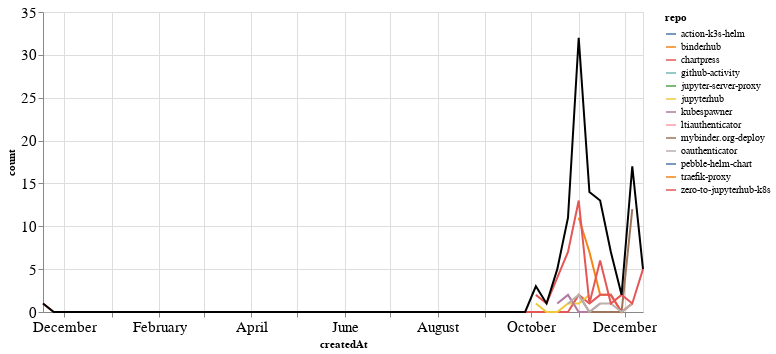

Notebook code cell kept with this figure:
### Markdown cell above
### PRs

### Code cell
prs_time = prs.groupby('repo').resample('W', on='createdAt').count()['author'].reset_index()
prs_time = prs_time.rename(columns={'author': 'count'})
prs_time_total = prs_time.groupby('createdAt').agg({"count": "sum"}).reset_index()

ch1 = alt.Chart(prs_time, width=600).mark_line().encode(
    x='createdAt',
    y='count',
    color='repo',
    tooltip="repo"
)

ch2 = alt.Chart(prs_time_total, width=600).mark_line(color="black").encode(
    x='createdAt',
    y='count',
)

ch1 + ch2

### Figure 1 — Vega-Lite specification as saved in the notebook (floating-point values rounded to 4 significant figures)
{"config": {"axisLeft": {"labelFontSize": 15}, "axisBottom": {"labelFontSize": 15}}, "layer": [{"data": {"name": "data-e153f8dd72b1b53fa77ef3adf085cb77"}, "mark": "line", "encoding": {"color": {"type": "nominal", "field": "repo"}, "tooltip": {"type": "nominal", "field": "repo"}, "x": {"type": "temporal", "field": "createdAt"}, "y": {"type": "quantitative", "field": "count"}}, "width": 600}, {"data": {"name": "data-3e4e811327e644561ce3ab478718e9e5"}, "mark": {"type": "line", "color": "black"}, "encoding": {"x": {"type": "temporal", "field": "createdAt"}, "y": {"type": "quantitative", "field": "count"}}, "width": 600}], "$schema": "https://vega.github.io/schema/vega-lite/v4.8.1.json", "datasets": {"data-e153f8dd72b1b53fa77ef3adf085cb77": [{"repo": "action-k3s-helm", "createdAt": "2020-11-08T00:00:00", "count": 2}, {"repo": "binderhub", "createdAt": "2020-11-01T00:00:00", "count": 11}, {"repo": "binderhub", "createdAt": "2020-11-08T00:00:00", "count": 7}, {"repo": "binderhub", "createdAt": "2020-11-15T00:00:00", "count": 2}, {"repo": "binderhub", "createdAt": "2020-11-22T00:00:00", "count": 2}, {"repo": "binderhub", "createdAt": "2020-11-29T00:00:00", "count": 0}, {"repo": "binderhub", "createdAt": "2020-12-06T00:00:00", "count": 1}, {"repo": "chartpress", "createdAt": "2019-11-17T00:00:00", "count": 1}, {"repo": "chartpress", "createdAt": "2019-11-24T00:00:00", "count": 0}, {"repo": "chartpress", "createdAt": "2019-12-01T00:00:00", "count": 0}, {"repo": "chartpress", "createdAt": "2019-12-08T00:00:00", "count": 0}, {"repo": "chartpress", "createdAt": "2019-12-15T00:00:00", "count": 0}, {"repo": "chartpress", "createdAt": "2019-12-22T00:00:00", "count": 0}, {"repo": "chartpress", "createdAt": "2019-12-29T00:00:00", "count": 0}, {"repo": "chartpress", "createdAt": "2020-01-05T00:00:00", "count": 0}, {"repo": "chartpress", "createdAt": "2020-01-12T00:00:00", "count": 0}, {"repo": "chartpress", "createdAt": "2020-01-19T00:00:00", "count": 0}, {"repo": "chartpress", "createdAt": "2020-01-26T00:00:00", "count": 0}, {"repo": "chartpress", "createdAt": "2020-02-02T00:00:00", "count": 0}, {"repo": "chartpress", "createdAt": "2020-02-09T00:00:00", "count": 0}, {"repo": "chartpress", "createdAt": "2020-02-16T00:00:00", "count": 0}, {"repo": "chartpress", "createdAt": "2020-02-23T00:00:00", "count": 0}, {"repo": "chartpress", "createdAt": "2020-03-01T00:00:00", "count": 0}, {"repo": "chartpress", "createdAt": "2020-03-08T00:00:00", "count": 0}, {"repo": "chartpress", "createdAt": "2020-03-15T00:00:00", "count": 0}, {"repo": "chartpress", "createdAt": "2020-03-22T00:00:00", "count": 0}, {"repo": "chartpress", "createdAt": "2020-03-29T00:00:00", "count": 0}, {"repo": "chartpress", "createdAt": "2020-04-05T00:00:00", "count": 0}, {"repo": "chartpress", "createdAt": "2020-04-12T00:00:00", "count": 0}, {"repo": "chartpress", "createdAt": "2020-04-19T00:00:00", "count": 0}, {"repo": "chartpress", "createdAt": "2020-04-26T00:00:00", "count": 0}, {"repo": "chartpress", "createdAt": "2020-05-03T00:00:00", "count": 0}, {"repo": "chartpress", "createdAt": "2020-05-10T00:00:00", "count": 0}, {"repo": "chartpress", "createdAt": "2020-05-17T00:00:00", "count": 0}, {"repo": "chartpress", "createdAt": "2020-05-24T00:00:00", "count": 0}, {"repo": "chartpress", "createdAt": "2020-05-31T00:00:00", "count": 0}, {"repo": "chartpress", "createdAt": "2020-06-07T00:00:00", "count": 0}, {"repo": "chartpress", "createdAt": "2020-06-14T00:00:00", "count": 0}, {"repo": "chartpress", "createdAt": "2020-06-21T00:00:00", "count": 0}, {"repo": "chartpress", "createdAt": "2020-06-28T00:00:00", "count": 0}, {"repo": "chartpress", "createdAt": "2020-07-05T00:00:00", "count": 0}, {"repo": "chartpress", "createdAt": "2020-07-12T00:00:00", "count": 0}, {"repo": "chartpress", "createdAt": "2020-07-19T00:00:00", "count": 0}, {"repo": "chartpress", "createdAt": "2020-07-26T00:00:00", "count": 0}, {"repo": "chartpress", "createdAt": "2020-08-02T00:00:00", "count": 0}, {"repo": "chartpress", "createdAt": "2020-08-09T00:00:00", "count": 0}, {"repo": "chartpress", "createdAt": "2020-08-16T00:00:00", "count": 0}, {"repo": "chartpress", "createdAt": "2020-08-23T00:00:00", "count": 0}, {"repo": "chartpress", "createdAt": "2020-08-30T00:00:00", "count": 0}, {"repo": "chartpress", "createdAt": "2020-09-06T00:00:00", "count": 0}, {"repo": "chartpress", "createdAt": "2020-09-13T00:00:00", "count": 0}, {"repo": "chartpress", "createdAt": "2020-09-20T00:00:00", "count": 0}, {"repo": "chartpress", "createdAt": "2020-09-27T00:00:00", "count": 0}, {"repo": "chartpress", "createdAt": "2020-10-04T00:00:00", "count": 0}, {"repo": "chartpress", "createdAt": "2020-10-11T00:00:00", "count": 0}, {"repo": "chartpress", "createdAt": "2020-10-18T00:00:00", "count": 0}, {"repo": "chartpress", "createdAt": "2020-10-25T00:00:00", "count": 0}, {"repo": "chartpress", "createdAt": "2020-11-01T00:00:00", "count": 2}, {"repo": "chartpress", "createdAt": "2020-11-08T00:00:00", "count": 1}, {"repo": "chartpress", "createdAt": "2020-11-15T00:00:00", "count": 2}, {"repo": "chartpress", "createdAt": "2020-11-22T00:00:00", "count": 2}, {"repo": "chartpress", "createdAt": "2020-11-29T00:00:00", "count": 0}, {"repo": "chartpress", "createdAt": "2020-12-06T00:00:00", "count": 1}, {"repo": "github-activity", "createdAt": "2020-11-01T00:00:00", "count": 1}, {"repo": "jupyter-server-proxy", "createdAt": "2020-11-22T00:00:00", "count": 1}, {"repo": "jupyterhub", "createdAt": "2020-10-04T00:00:00", "count": 1}, {"repo": "jupyterhub", "createdAt": "2020-10-11T00:00:00", "count": 0}, {"repo": "jupyterhub", "createdAt": "2020-10-18T00:00:00", "count": 0}, {"repo": "jupyterhub", "createdAt": "2020-10-25T00:00:00", "count": 1}, {"repo": "jupyterhub", "createdAt": "2020-11-01T00:00:00", "count": 1}, {"repo": "jupyterhub", "createdAt": "2020-11-08T00:00:00", "count": 2}, {"repo": "kubespawner", "createdAt": "2020-10-18T00:00:00", "count": 1}, {"repo": "kubespawner", "createdAt": "2020-10-25T00:00:00", "count": 2}, {"repo": "kubespawner", "createdAt": "2020-11-01T00:00:00", "count": 0}, {"repo": "kubespawner", "createdAt": "2020-11-08T00:00:00", "count": 0}, {"repo": "kubespawner", "createdAt": "2020-11-15T00:00:00", "count": 1}, {"repo": "ltiauthenticator", "createdAt": "2020-11-15T00:00:00", "count": 1}, {"repo": "mybinder.org-deploy", "createdAt": "2020-11-01T00:00:00", "count": 2}, {"repo": "mybinder.org-deploy", "createdAt": "2020-11-08T00:00:00", "count": 0}, {"repo": "mybinder.org-deploy", "createdAt": "2020-11-15T00:00:00", "count": 0}, {"repo": "mybinder.org-deploy", "createdAt": "2020-11-22T00:00:00", "count": 0}, {"repo": "mybinder.org-deploy", "createdAt": "2020-11-29T00:00:00", "count": 0}, {"repo": "mybinder.org-deploy", "createdAt": "2020-12-06T00:00:00", "count": 12}, {"repo": "oauthenticator", "createdAt": "2020-10-25T00:00:00", "count": 1}, {"repo": "oauthenticator", "createdAt": "2020-11-01T00:00:00", "count": 2}, {"repo": "oauthenticator", "createdAt": "2020-11-08T00:00:00", "count": 0}, {"repo": "oauthenticator", "createdAt": "2020-11-15T00:00:00", "count": 1}, {"repo": "oauthenticator", "createdAt": "2020-11-22T00:00:00", "count": 1}, {"repo": "oauthenticator", "createdAt": "2020-11-29T00:00:00", "count": 0}, {"repo": "oauthenticator", "createdAt": "2020-12-06T00:00:00", "count": 1}, {"repo": "pebble-helm-chart", "createdAt": "2020-11-08T00:00:00", "count": 1}, {"repo": "traefik-proxy", "createdAt": "2020-12-06T00:00:00", "count": 1}, {"repo": "zero-to-jupyterhub-k8s", "createdAt": "2020-10-04T00:00:00", "count": 2}, {"repo": "zero-to-jupyterhub-k8s", "createdAt": "2020-10-11T00:00:00", "count": 1}, {"repo": "zero-to-jupyterhub-k8s", "createdAt": "2020-10-18T00:00:00", "count": 4}, {"repo": "zero-to-jupyterhub-k8s", "createdAt": "2020-10-25T00:00:00", "count": 7}, {"repo": "zero-to-jupyterhub-k8s", "createdAt": "2020-11-01T00:00:00", "count": 13}, {"repo": "zero-to-jupyterhub-k8s", "createdAt": "2020-11-08T00:00:00", "count": 1}, {"repo": "zero-to-jupyterhub-k8s", "createdAt": "2020-11-15T00:00:00", "count": 6}, {"repo": "zero-to-jupyterhub-k8s", "createdAt": "2020-11-22T00:00:00", "count": 1}, {"repo": "zero-to-jupyterhub-k8s", "createdAt": "2020-11-29T00:00:00", "count": 2}, {"repo": "zero-to-jupyterhub-k8s", "createdAt": "2020-12-06T00:00:00", "count": 1}, {"repo": "zero-to-jupyterhub-k8s", "createdAt": "2020-12-13T00:00:00", "count": 5}], "data-3e4e811327e644561ce3ab478718e9e5": [{"createdAt": "2019-11-17T00:00:00", "count": 1}, {"createdAt": "2019-11-24T00:00:00", "count": 0}, {"createdAt": "2019-12-01T00:00:00", "count": 0}, {"createdAt": "2019-12-08T00:00:00", "count": 0}, {"createdAt": "2019-12-15T00:00:00", "count": 0}, {"createdAt": "2019-12-22T00:00:00", "count": 0}, {"createdAt": "2019-12-29T00:00:00", "count": 0}, {"createdAt": "2020-01-05T00:00:00", "count": 0}, {"createdAt": "2020-01-12T00:00:00", "count": 0}, {"createdAt": "2020-01-19T00:00:00", "count": 0}, {"createdAt": "2020-01-26T00:00:00", "count": 0}, {"createdAt": "2020-02-02T00:00:00", "count": 0}, {"createdAt": "2020-02-09T00:00:00", "count": 0}, {"createdAt": "2020-02-16T00:00:00", "count": 0}, {"createdAt": "2020-02-23T00:00:00", "count": 0}, {"createdAt": "2020-03-01T00:00:00", "count": 0}, {"createdAt": "2020-03-08T00:00:00", "count": 0}, {"createdAt": "2020-03-15T00:00:00", "count": 0}, {"createdAt": "2020-03-22T00:00:00", "count": 0}, {"createdAt": "2020-03-29T00:00:00", "count": 0}, {"createdAt": "2020-04-05T00:00:00", "count": 0}, {"createdAt": "2020-04-12T00:00:00", "count": 0}, {"createdAt": "2020-04-19T00:00:00", "count": 0}, {"createdAt": "2020-04-26T00:00:00", "count": 0}, {"createdAt": "2020-05-03T00:00:00", "count": 0}, {"createdAt": "2020-05-10T00:00:00", "count": 0}, {"createdAt": "2020-05-17T00:00:00", "count": 0}, {"createdAt": "2020-05-24T00:00:00", "count": 0}, {"createdAt": "2020-05-31T00:00:00", "count": 0}, {"createdAt": "2020-06-07T00:00:00", "count": 0}, {"createdAt": "2020-06-14T00:00:00", "count": 0}, {"createdAt": "2020-06-21T00:00:00", "count": 0}, {"createdAt": "2020-06-28T00:00:00", "count": 0}, {"createdAt": "2020-07-05T00:00:00", "count": 0}, {"createdAt": "2020-07-12T00:00:00", "count": 0}, {"createdAt": "2020-07-19T00:00:00", "count": 0}, {"createdAt": "2020-07-26T00:00:00", "count": 0}, {"createdAt": "2020-08-02T00:00:00", "count": 0}, {"createdAt": "2020-08-09T00:00:00", "count": 0}, {"createdAt": "2020-08-16T00:00:00", "count": 0}, {"createdAt": "2020-08-23T00:00:00", "count": 0}, {"createdAt": "2020-08-30T00:00:00", "count": 0}, {"createdAt": "2020-09-06T00:00:00", "count": 0}, {"createdAt": "2020-09-13T00:00:00", "count": 0}, {"createdAt": "2020-09-20T00:00:00", "count": 0}, {"createdAt": "2020-09-27T00:00:00", "count": 0}, {"createdAt": "2020-10-04T00:00:00", "count": 3}, {"createdAt": "2020-10-11T00:00:00", "count": 1}, {"createdAt": "2020-10-18T00:00:00", "count": 5}, {"createdAt": "2020-10-25T00:00:00", "count": 11}, {"createdAt": "2020-11-01T00:00:00", "count": 32}, {"createdAt": "2020-11-08T00:00:00", "count": 14}, {"createdAt": "2020-11-15T00:00:00", "count": 13}, {"createdAt": "2020-11-22T00:00:00", "count": 7}, {"createdAt": "2020-11-29T00:00:00", "count": 2}, {"createdAt": "2020-12-06T00:00:00", "count": 17}, {"createdAt": "2020-12-13T00:00:00", "count": 5}]}}
